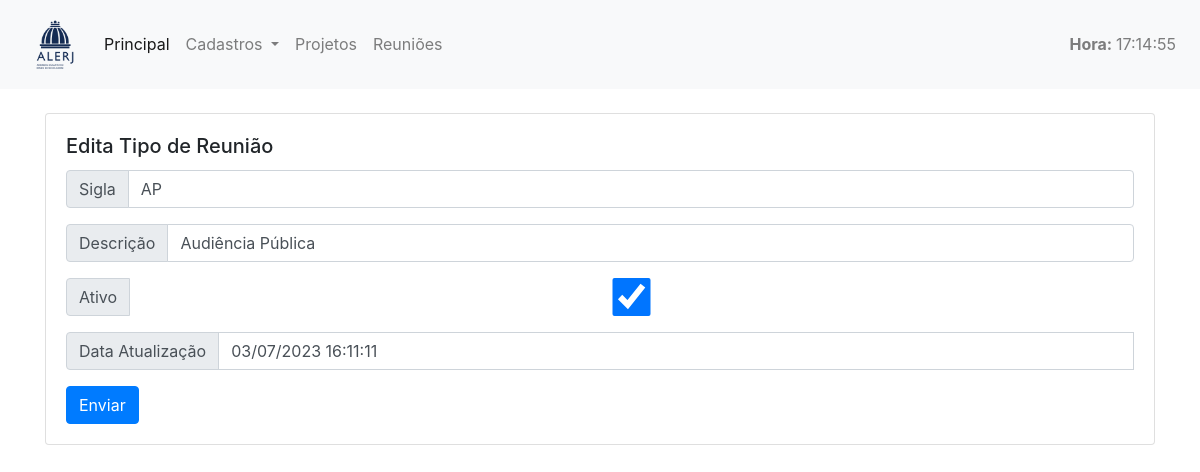
The page /cadastro/tiporeuniaoedita/3 on the database its author committed.
### cadastro/models.py (models this page shows, shortened)
class TipoReuniao(models.Model):
    sigla = models.CharField(max_length=10, default=None)
    descricao = models.CharField(max_length=100, default=None)
    data_atualizacao = models.DateTimeField('Data Atualização', default=timezone.now)
    ativo = models.BooleanField(default=True)
    class Meta:
        ordering = ['descricao']

### cadastro/views.py (the view)
# urls.py: path('tiporeuniaoedita/<int:pk>', TipoReuniaoUpdateView.as_view(), name='tiporeuniao_edita'),  # EDITA
class TipoReuniaoUpdateView(UpdateView):
    template_name = "cadastro/tiporeuniao_edita.html"
    model = TipoReuniao
    context_object_name = 'tiporeuniao'
    form_class = TipoReuniaoForm
    success_url = reverse_lazy("lista_tiposreunioes")

### cadastro/forms.py
class TipoReuniaoForm(forms.ModelForm):
  class Meta:
    model = TipoReuniao
    fields = ["sigla", "descricao", "ativo", "data_atualizacao",]
    labels = {"sigla": "Sigla", "descricao": "Descrição", "ativo": "Ativo", "data_atualizacao": "Última Atualização",}

### cadastro/templatetags/tempo_atual.py (called while the page is built)
@register.simple_tag
def tempo_atual():
    return datetime.datetime.now().strftime('%H:%M:%S')

### cadastro/templates/cadastro/tiporeuniao_edita.html (shortened to what this page needs)
{% extends "cadastro/_layouts/base.html" %}
{% load widget_tweaks %}
{% block conteudo %}
<div class="container">
  <div class="row">
    <div class="col-lg-12 col-md-12 col-sm-12 col-xs-12">
      <div class="card">
        <div class="card-body">
          <h5 class="card-title">Edita Tipo de Reunião</h5>
          <form method="post">
            <div class="input-group mb-3">
              <div class="input-group-prepend">
                <span class="input-group-text">Sigla</span>
              </div>
              {% render_field form.sigla class+="form-control" %}
            </div>
            <div class="input-group mb-3">
              <div class="input-group-prepend">
                <span class="input-group-text">Descrição</span>
              </div>
              {% render_field form.descricao class+="form-control" %}
            </div>
            <div class="input-group mb-3">
              <div class="input-group-prepend">
                <span class="input-group-text">Ativo</span>
              </div>
              {% render_field form.ativo class+="form-control" %}
            </div>
            <div class="input-group mb-3">
              <div class="input-group-prepend">
                <span class="input-group-text">Data Atualização</span>
              </div>
              {% render_field form.data_atualizacao class+="form-control" %}
            </div>
            <button class="btn btn-primary">Enviar</button>
          </form>
        </div>
      </div>
    </div>
  </div>
</div>
{% endblock %}

### rows shown on the page
TipoReuniao: sigla "AP", descricao "Audiência Pública", ativo "☑", data_atualizacao "03/07/2023 16:11:11"
